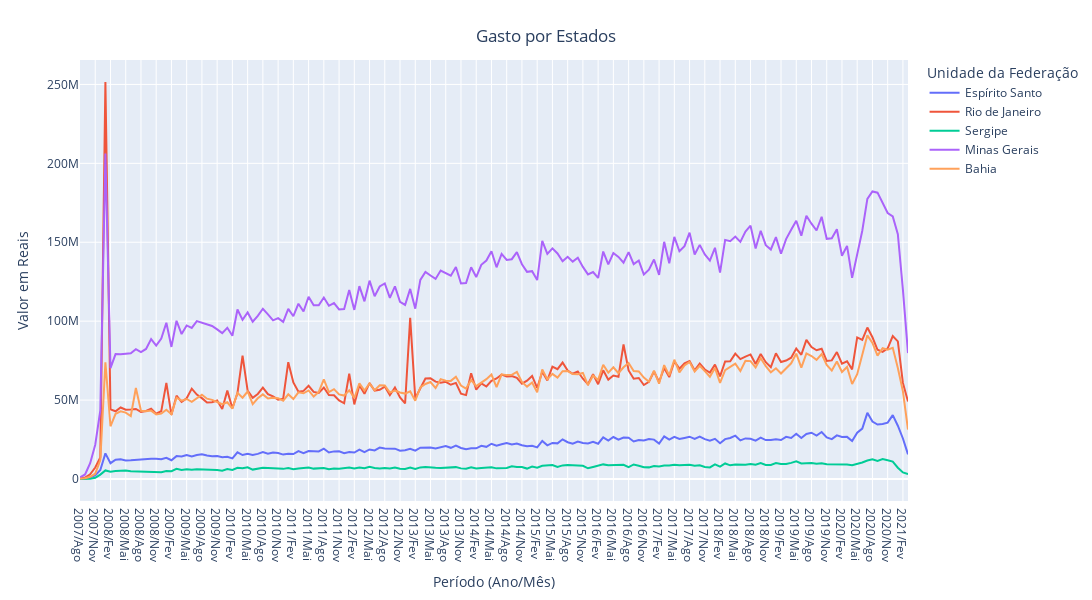

Notebook code for this chart:
### Markdown cell above
## Fazendo agora pelo plotly por ter uma interface mais agradável e também pela responsividade

### Code cell
import plotly.express as px

estados = ['Espírito Santo', 'Rio de Janeiro', 'Sergipe', 'Minas Gerais', 'Bahia']
selecionados = usaveis.loc[estados]
selecionados = selecionados.T

fig = px.line(
    selecionados, x =selecionados.index, y=selecionados.columns,
    labels = {'value':'Valor em Reais','index':'Período (Ano/Mês)'},
    width = 1400, height = 600)

fig.update_layout(
    title={
        'text': "Gasto por Estados",
        'y':0.95,
        'x':0.5,
        'xanchor': 'center',
        'yanchor': 'top'})
fig.show()

### Figure 1 — Plotly figure (JSON) as saved in the notebook; plotly's stock layout.template omitted (floating-point values rounded to 4 significant figures; data arrays with more than 128 entries replaced by an {"elided": "..."} marker saying what was removed)
{"data": [{"hovertemplate": "Unidade da Federação=Espírito Santo<br>Período (Ano/Mês)=%{x}<br>Valor em Reais=%{y}<extra></extra>", "legendgroup": "Espírito Santo", "line": {"color": "#636efa", "dash": "solid"}, "mode": "lines", "name": "Espírito Santo", "orientation": "v", "showlegend": true, "type": "scatter", "x": {"elided": "164 str values"}, "xaxis": "x", "y": {"elided": "164 float values"}, "yaxis": "y"}, {"hovertemplate": "Unidade da Federação=Rio de Janeiro<br>Período (Ano/Mês)=%{x}<br>Valor em Reais=%{y}<extra></extra>", "legendgroup": "Rio de Janeiro", "line": {"color": "#EF553B", "dash": "solid"}, "mode": "lines", "name": "Rio de Janeiro", "orientation": "v", "showlegend": true, "type": "scatter", "x": {"elided": "164 str values"}, "xaxis": "x", "y": {"elided": "164 float values"}, "yaxis": "y"}, {"hovertemplate": "Unidade da Federação=Sergipe<br>Período (Ano/Mês)=%{x}<br>Valor em Reais=%{y}<extra></extra>", "legendgroup": "Sergipe", "line": {"color": "#00cc96", "dash": "solid"}, "mode": "lines", "name": "Sergipe", "orientation": "v", "showlegend": true, "type": "scatter", "x": {"elided": "164 str values"}, "xaxis": "x", "y": {"elided": "164 float values"}, "yaxis": "y"}, {"hovertemplate": "Unidade da Federação=Minas Gerais<br>Período (Ano/Mês)=%{x}<br>Valor em Reais=%{y}<extra></extra>", "legendgroup": "Minas Gerais", "line": {"color": "#ab63fa", "dash": "solid"}, "mode": "lines", "name": "Minas Gerais", "orientation": "v", "showlegend": true, "type": "scatter", "x": {"elided": "164 str values"}, "xaxis": "x", "y": {"elided": "164 float values"}, "yaxis": "y"}, {"hovertemplate": "Unidade da Federação=Bahia<br>Período (Ano/Mês)=%{x}<br>Valor em Reais=%{y}<extra></extra>", "legendgroup": "Bahia", "line": {"color": "#FFA15A", "dash": "solid"}, "mode": "lines", "name": "Bahia", "orientation": "v", "showlegend": true, "type": "scatter", "x": {"elided": "164 str values"}, "xaxis": "x", "y": {"elided": "164 float values"}, "yaxis": "y"}], "layout": {"height": 600, "legend": {"title": {"text": "Unidade da Federação"}, "tracegroupgap": 0}, "margin": {"t": 60}, "title": {"text": "Gasto por Estados", "x": 0.5, "xanchor": "center", "y": 0.95, "yanchor": "top"}, "width": 1400, "xaxis": {"anchor": "y", "domain": [0, 1], "title": {"text": "Período (Ano/Mês)"}}, "yaxis": {"anchor": "x", "domain": [0, 1], "title": {"text": "Valor em Reais"}}}}
